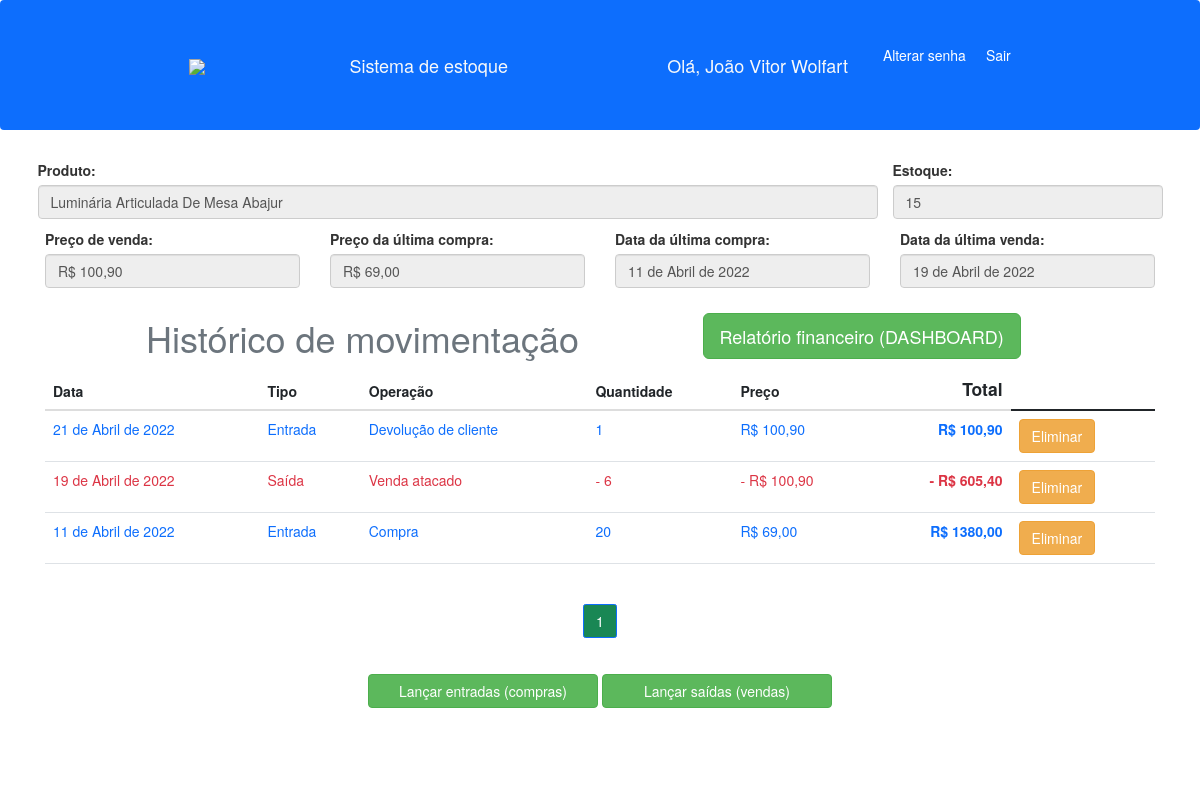
/relatorio/18 (signed in), run on the app's committed database.
### produtos/models.py (models this page shows, shortened)
class Produto(models.Model):
    produto = models.CharField(max_length=200)
    categoria = models.ForeignKey(Categoria, on_delete=models.DO_NOTHING)
    medida = models.ForeignKey(Medidas, on_delete=models.DO_NOTHING, blank=True, null=True)
    data_ultima_compra = models.DateField(blank=True, null=True)
    preco_ultima_compra = models.DecimalField(max_digits=7, decimal_places=2, blank=True, null=True)
    preco_venda = models.DecimalField(max_digits=7, decimal_places=2, blank=True, null=True)
    data_ultima_venda = models.DateField(blank=True, null=True)
    estoque = models.IntegerField(default=0)
    informacoes = models.TextField(blank=True, null=True)
    foto = models.ImageField(blank=True, upload_to='fotos')
    usuario = models.ForeignKey(User, on_delete=models.CASCADE, blank=True, null=True)
    ativo = models.BooleanField(default=True)

class Historico(models.Model):
    data = models.DateField()
    movimentacao = models.ForeignKey(Movimento, on_delete=models.DO_NOTHING)
    produto = models.ForeignKey(Produto, on_delete=models.DO_NOTHING)
    quantidade = models.IntegerField()
    preco = models.DecimalField(max_digits=7, decimal_places=2)
    excluido = models.BooleanField(default=False)

class Movimento(models.Model):
    tipo_movimento = models.CharField(max_length=50)
    entrada = models.BooleanField()
    somente_contabil = models.BooleanField(default=False)
    def __str__(self):
        return self.tipo_movimento

### produtos/views.py (the view)
# urls.py: path('relatorio/<int:id>', views.relatorio, name='relatorio'),
@login_required(login_url='login')
def relatorio(request, id):
    produto = Produto.objects.get(id=id)
    historico = Historico.objects.all().filter(
        produto=produto, excluido=False
    ).order_by('-data')
    paginator = Paginator(historico, 5)
    page = request.GET.get('p')
    historico = paginator.get_page(page)
    total = []
    for c in historico:
        total.append(c.preco*c.quantidade)
    teste = zip(historico, total)
    return render(request, 'paginas/relatorios.html', {'produto':produto, 'historico':historico, 'total':total, 'teste':teste})

### produtos/templates/paginas/relatorios.html (shortened to what this page needs)
{% extends 'base.html'%}
{% load static%}
{%block 'conteudo'%}
    <div class="row">
      <div class="mb-3 col-9">
        <label class="form-label">Produto: </label>
        <input type="text" class="form-control" name="produto" placeholder="Nome do produto" value="{{produto.produto}}" disabled>
      </div>
      <div class="mb-3 col-3">
        <label class="form-label">Estoque: </label>
        <input type="text" class="form-control" name="estoque" placeholder="Nome do produto" value="{{produto.estoque}}" disabled>
      </div>
    </div>
    <div class="row">
      <div class="mb-3 col-md-3">
        <label class="form-label">Preço de venda: </label>
        <input type="text" class="form-control" name="preco_venda" value="R$ {{produto.preco_venda}}" disabled>
      </div>
      {% if produto.preco_ultima_compra %}
      <div class="mb-3 col-md-3">
        <label class="form-label">Preço da última compra: </label>
        <input type="text" class="form-control" name="preco_compra" value="R$ {{produto.preco_ultima_compra}}" disabled>
      </div>
      {% else %}
      <div class="mb-3 col-md-3">
        <label class="form-label">Preço da última compra: </label>
        <input type="text" class="form-control" name="preco_compra" value="Nenhuma compra efetuada ainda" disabled>
      </div>
      {% endif %}
      {% if produto.data_ultima_compra %}
      <div class="mb-3 col-md-3">
        <label class="form-label">Data da última compra: </label>
        <input type="text" class="form-control" name="data_compra" value="{{produto.data_ultima_compra}}" disabled>
      </div>
      {% else %}
      <div class="mb-3 col-md-3">
        <label class="form-label">Data da última compra: </label>
        <input type="text" class="form-control" name="data_compra" value="Nenhuma compra efetuada ainda" disabled>
      </div>
      {% endif %}
      {% if produto.data_ultima_venda %}
      <div class="mb-3 col-md-3">
        <label class="form-label">Data da última venda: </label>
        <input type="text" class="form-control" name="data_compra" value="{{produto.data_ultima_venda}}" disabled>
      </div>
      {% else %}
      <div class="mb-3 col-md-3">
        <label class="form-label">Data da última venda: </label>
        <input type="text" class="form-control" name="data_compra" value="Nenhuma venda efetuada ainda" disabled>
      </div>
      {% endif %}
    </div>
    <div class="row">
      <div class="col-7">
        <h1 class="text-center text-secondary">Histórico de movimentação</h1>
      </div>
      <div class="col-4">
        <a href="{% url 'financeiro' produto.id%}" class="btn btn-lg btn-success mt-4">Relatório financeiro (DASHBOARD)</a>
      </div>
    </div>
    <table class="table table-hover">
        <thead>
          <tr>
            <th scope="col">Data</th>
            <th scope="col">Tipo</th>
            <th scope="col">Operação</th>
            <th scope="col">Quantidade</th>
            <th scope="col">Preço</th>
            <th scope="col" class="text-end fs-3">Total</th>
          </tr>
        </thead>
        <tbody>
          {% for h, c in teste%}
          {% if h.movimentacao.entrada %}
          <tr class="text-primary">
              <td>{{h.data}}</td>
              <td>Entrada</td>
              <td>{{h.movimentacao}}</td>
              <td>{{h.quantidade}}</td>
              <td>R$ {{h.preco}}</td>
              <td class="text-end"><strong>R$ {{c}}</strong></td>
              <td> <a class="btn btn-warning" data-toggle="modal" data-target="#myModal{{h.id}}">Eliminar</a></td>
          </tr>
          {% else %}
          <tr class="text-danger">
              <td>{{h.data}}</td>
              <td>Saída</td>
              <td>{{h.movimentacao}}</td>
              <td>- {{h.quantidade}}</td>
              <td>- R$ {{h.preco}}</td>
              <td class="text-end"><strong>- R$ {{c}}</strong></td>
              <td> <a class="btn btn-warning" data-toggle="modal" data-target="#myModal{{h.id}}">Eliminar</a></td>
          </tr>
          {% endif %}
          {%endfor%}
        </tbody>
      </table>
      <nav aria-label="Page navigation example" class="mb-1 justify-content-center text-center">
        <ul class="pagination justify-content-center text-center">
          {%for pagina in historico.paginator.page_range%}
          {%if historico.number == pagina%}
            <li class="page-item active"><a class="page-link bg-success" href="?p={{pagina}}">{{pagina}}</a></li>
          {% else %}
            <li class="page-item"><a class="page-link" href="?p={{pagina}}">{{pagina}}</a></li>
          {%endif%}
          {%endfor%}
        </ul>
      </nav>
      <div class="text-center">
      <a href="{% url 'entradas' produto.id%}" class="btn btn-success my-3" style="width: 230px;">Lançar entradas (compras)</a>
      {% if produto.estoque > 0 %}
      <a href="{% url 'saidas' produto.id%}" class="btn btn-success my-3" style="width: 230px;">Lançar saídas (vendas)</a>
      {% else %}
      <a href="" class="btn btn-success disabled my-3" style="width: 230px;">Lançar saídas (vendas)</a>
      {% endif %}
      </div>
    <link rel="stylesheet" href="https://maxcdn.bootstrapcdn.com/bootstrap/3.4.1/css/bootstrap.min.css">
      <br><br>
{%endblock%}

### templates/base.html (shortened to what this page needs)
{% load static%}
<!doctype html>
<html lang="pt-br">
  <head>
    <link href="https://cdn.jsdelivr.net/npm/bootstrap@5.1.3/dist/css/bootstrap.min.css" rel="stylesheet">
    <link rel="stylesheet" href="{% static 'css/blog.css' %}">
  </head>
  <body>
    <nav class="navbar navbar-light bg-primary" style="height: 130px;">
        <div class="container">
          <a href="{% url 'home'%}" class="nav-link text-light text-start"><img src="{% static 'img/icone_home.png'%}" style="max-width: 50px;"></span>
          <a href="{% url 'home'%}" class="navbar-brand nav-link text-light text-start">Sistema de estoque</span>
          <div class="d-flex">
          {% if user.first_name != ''%}
          <span>Olá, {{user.first_name}} {{user.last_name}}</span>
          {% else %}
          <span>Olá, {{user}}</span>
          {%endif%}
          <a class="nav-link text-white" href="{% url 'alterar_senha' %}">Alterar senha</a>
          <a class="nav-link text-white" href="{% url 'logout' %}">Sair</a>
          </div>
        </div>
      </nav>
      <div class="container mt-5 mb-3">
      {% block 'conteudo' %}
      {% endblock %}
    </div>
    <link rel="stylesheet" href="https://maxcdn.bootstrapcdn.com/bootstrap/3.4.1/css/bootstrap.min.css">
  </body>
</html>

### templates/static/css/blog.css (style rules this page uses)
* { margin: 0; padding: 0; }
body { background-color: azure; }
.container { width: 90%; margin: 0 auto; }
a { cursor: pointer; }

### data on the page
Produto: produto "Luminária Articulada De Mesa Abajur", estoque "15", preco_venda "R$ 100,90", preco_compra "R$ 69,00", data_compra "11 de Abril de 2022", data_compra "19 de Abril de 2022"
Historico: data "21 de Abril de 2022", movimentacao "Devolução de cliente", quantidade "1", preco "100,90", c "100,90"
Historico: data "19 de Abril de 2022", movimentacao "Venda atacado", quantidade "6", preco "100,90", c "605,40"
Historico: data "11 de Abril de 2022", movimentacao "Compra", quantidade "20", preco "69,00", c "1380,00"

### other printed values
{{ user.first_name }} "João Vitor"
{{ user.last_name }} "Wolfart"
{{ pagina }} "1"
